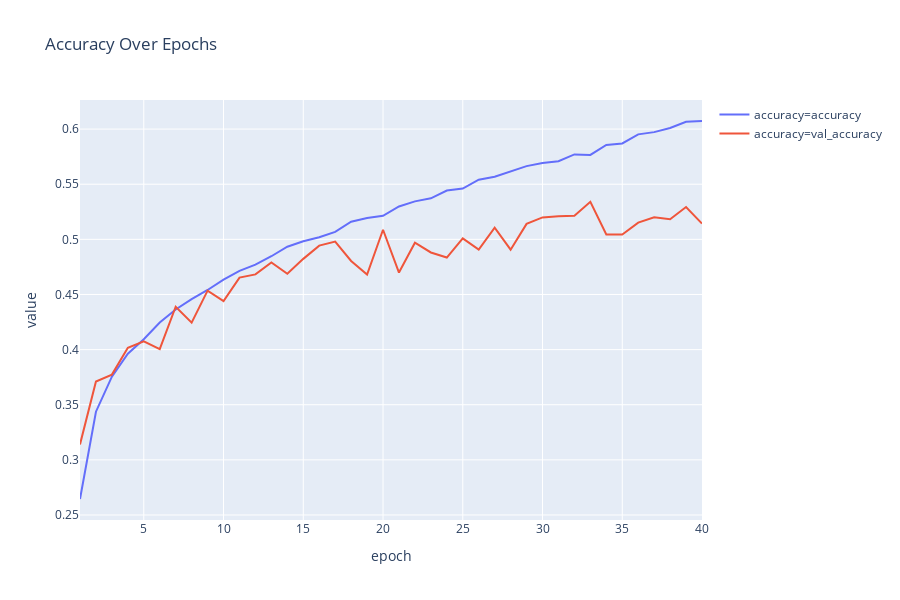

Notebook code for this chart:
### Code cell
acc = loss[['epoch','accuracy', 'val_accuracy']].melt(id_vars=['epoch'], var_name='accuracy')
fig = px.line(acc, x='epoch', y='value', color='accuracy', title='Accuracy Over Epochs')
fig.add_trace
fig.show()
plt.savefig("model04_accuracy.png")

### Figure 1 — Plotly figure (JSON) as saved in the notebook; plotly's stock layout.template omitted (floating-point values rounded to 4 significant figures)
{"data": [{"hoverlabel": {"namelength": 0}, "hovertemplate": "accuracy=accuracy<br>epoch=%{x}<br>value=%{y}", "legendgroup": "accuracy=accuracy", "line": {"color": "#636efa", "dash": "solid"}, "mode": "lines", "name": "accuracy=accuracy", "showlegend": true, "type": "scatter", "x": [1, 2, 3, 4, 5, 6, 7, 8, 9, 10, 11, 12, 13, 14, 15, 16, 17, 18, 19, 20, 21, 22, 23, 24, 25, 26, 27, 28, 29, 30, 31, 32, 33, 34, 35, 36, 37, 38, 39, 40], "xaxis": "x", "y": [0.2645, 0.3437, 0.3755, 0.3962, 0.4094, 0.4246, 0.4364, 0.4458, 0.4541, 0.4634, 0.4714, 0.4771, 0.4847, 0.4933, 0.4983, 0.5019, 0.5068, 0.5159, 0.5194, 0.5213, 0.5298, 0.5345, 0.5372, 0.5442, 0.5461, 0.5541, 0.5568, 0.5613, 0.5664, 0.5693, 0.5709, 0.577, 0.5766, 0.5856, 0.587, 0.5952, 0.5972, 0.601, 0.6067, 0.6073], "yaxis": "y"}, {"hoverlabel": {"namelength": 0}, "hovertemplate": "accuracy=val_accuracy<br>epoch=%{x}<br>value=%{y}", "legendgroup": "accuracy=val_accuracy", "line": {"color": "#EF553B", "dash": "solid"}, "mode": "lines", "name": "accuracy=val_accuracy", "showlegend": true, "type": "scatter", "x": [1, 2, 3, 4, 5, 6, 7, 8, 9, 10, 11, 12, 13, 14, 15, 16, 17, 18, 19, 20, 21, 22, 23, 24, 25, 26, 27, 28, 29, 30, 31, 32, 33, 34, 35, 36, 37, 38, 39, 40], "xaxis": "x", "y": [0.314, 0.371, 0.3773, 0.4016, 0.4074, 0.4005, 0.4389, 0.4245, 0.4535, 0.444, 0.4653, 0.4682, 0.4791, 0.4688, 0.4823, 0.4943, 0.498, 0.4804, 0.4681, 0.5087, 0.4699, 0.497, 0.4881, 0.4835, 0.5009, 0.4907, 0.5106, 0.4906, 0.514, 0.5199, 0.5209, 0.5213, 0.534, 0.5045, 0.5044, 0.5152, 0.52, 0.5182, 0.5293, 0.5143], "yaxis": "y"}], "layout": {"height": 600, "legend": {"tracegroupgap": 0}, "title": {"text": "Accuracy Over Epochs"}, "xaxis": {"anchor": "y", "domain": [0, 1], "title": {"text": "epoch"}}, "yaxis": {"anchor": "x", "domain": [0, 1], "title": {"text": "value"}}}}
